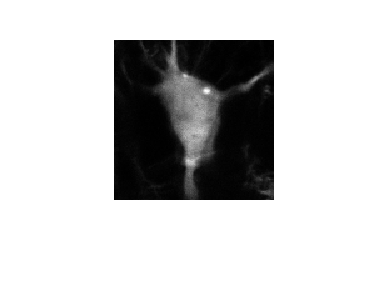
#> input picture data/easy/intensities/intensities_ycAKAR413_C1_1.png, 390 x 301 px, found by its file name; its folder holds only this picture in this run
$ python -i utils.py   (imports and definitions only)
#> lines starting #> are read from the running program, lines starting #| are printed output that depends on the picture
import os
import numpy as np
from PIL import Image
from natsort import natsorted


def scale(arr):

    return (arr - np.mean(arr)) / np.std(arr)


def load_video(path):

    return np.array([
        np.asarray(Image.open(path+file)) \
         for file in natsorted(os.listdir(path)) \
         if file.endswith('.png')
    ])


def crop(img):

    return img[40:200,114:274]
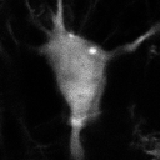
#> returned value: shape (160, 160, 3); min 0, max 255, mean 27.4


def sumChannels(img):

    return np.sum(img, axis=2)
#> returned value: shape (160, 160) uint64


def getChannel(img, channel):

    return img[:,:,channel]


def load_data(path, threshold=1):

    # print("Loading data ...")

    intensity = [scale(sumChannels(crop(img))) >= threshold
                 for img in load_video(os.path.join(path,'intensities/'))]

    lifetime = load_video(os.path.join(path, 'lifetimes/'))
    gray = [scale(sumChannels(crop(img))) >= threshold for img in lifetime]
    red = [scale(crop(img)[:,:,0]) >= threshold for img in lifetime]
    green = [scale(crop(img)[:,:,1]) >= threshold for img in lifetime]
    blue = [scale(crop(img)[:,:,2]) >= threshold for img in lifetime]

    # print("Loading complete!")

    return intensity, gray, red, green, blue


def save_video(path, video):

    i = 0
    save_path = os.path.join(path,'solutions/')
    if not os.path.exists(save_path):
        os.mkdir(save_path)

    for frame in video:
        i += 1
        Image.fromarray(frame).save(save_path+str(i)+'.png')

    # print('Solution saved at '+save_path)


#> (the run stopped early here; a loop or call above may not have finished)
